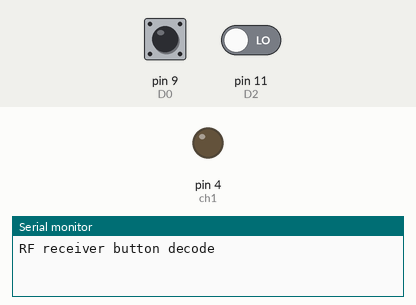
Recording of a sketch running on a simulated Arduino Uno, built with avr-gcc and run on an emulated ATmega328P. On the bench: output pins drawn as LEDs (lit = HIGH), the last lines printed to the serial monitor. Dashed ring = blinking. The inputs (shaded band) are chosen by the test bench; at power-on: pin 11 (D2) LOW, pin 9 (D0) LOW.

Above: at 1.7 s.
1.8 s: pin 11 (D2) driven HIGH
At 2.6 s:
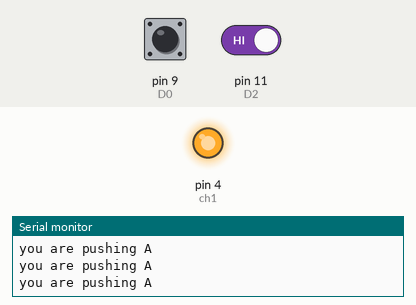
3.3 s: pin 9 (D0) driven HIGH
At 4.2 s:
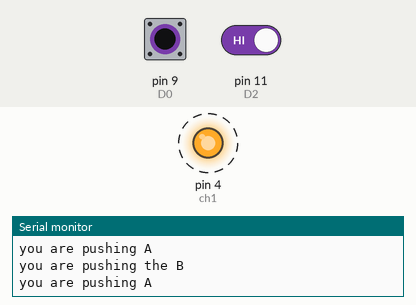
4.9 s: pin 11 (D2) driven LOW
At 6.2 s:
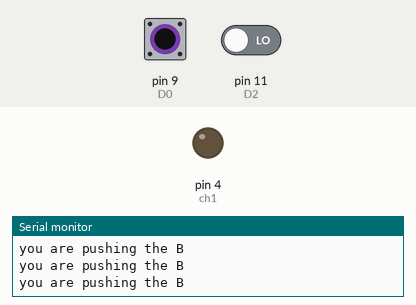
7.9 s: pin 9 (D0) driven LOW and pin 11 (D2) driven HIGH
At 8.8 s:
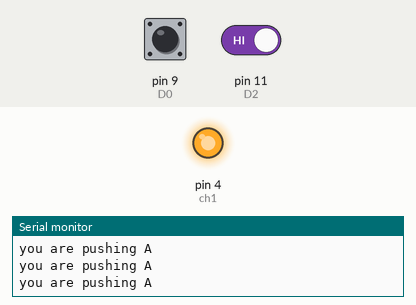
10.9 s: pin 9 (D0) pulsed HIGH 2 times (0.12 s each, 0.3 s apart)
Timing chart, 0 to 13.9 s (numbered marks = the images above; inputs shaded):
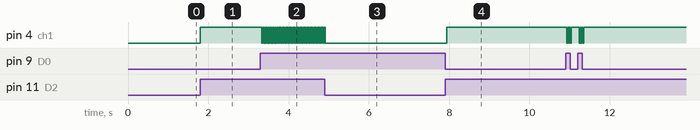

The sketch:

rf_remote.ino
```cpp
#define D0 9
#define D1 10
#define D2 11
#define D3 12
#define ch1 4

void setup(){
Serial.begin(9600); // setting the  baud rate
Serial.println("RF receiver button decode"); // printing
pinMode(ch1,OUTPUT);
delay(500);
}

void loop(){
if (digitalRead(D0) == HIGH) { // Button B pressed
Serial.println("you are pushing the B");
digitalWrite(ch1,LOW);
}
if (digitalRead(D2) == HIGH) { // Button A pressed
Serial.println("you are pushing A");
digitalWrite(ch1,HIGH);
}
}
```

Measured:
- after the input at 1.8 s, pin 4 (ch1): LOW → HIGH at once
- after the input at 3.3 s, pin 4 (ch1): alternates HIGH for 0.02 s and LOW for 0.02 s, starting at once
- after the input at 4.9 s, pin 4 (ch1): goes on until 4.9 s, then stays LOW
- after the input at 7.9 s, pin 4 (ch1): LOW → HIGH at once
